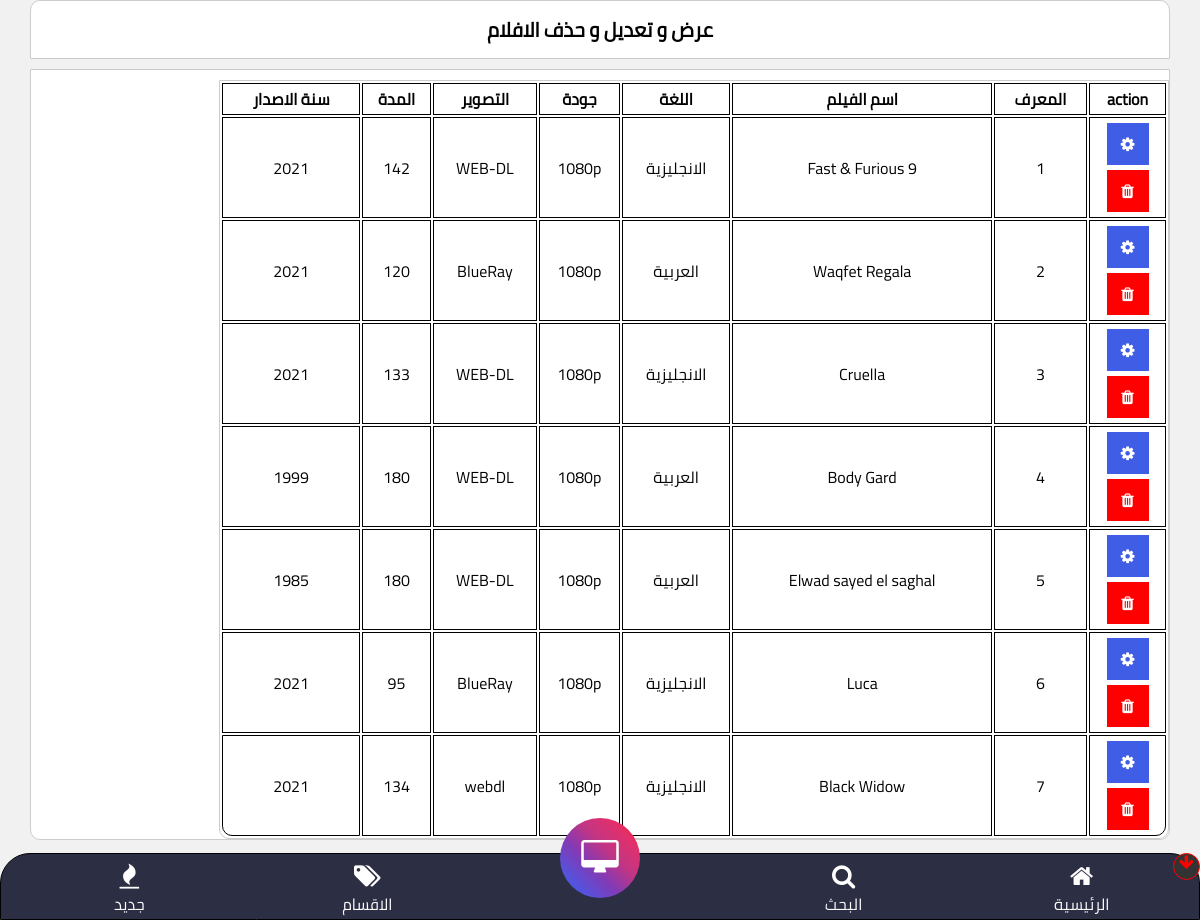
Page /controls/sh-movies.php (signed in) on the committed database.
### tables this page shows
CREATE TABLE `movies` (
  `MovieID` int(11) NOT NULL,
  `MovieName1` varchar(100) NOT NULL,
  `MovieName2` varchar(100) NOT NULL,
  `MovieCover` text NOT NULL,
  `MoviePageImdb` text NOT NULL,
  `MovieStory` varchar(500) NOT NULL,
  `MovieYear` int(5) NOT NULL,
  `MovieLang` varchar(50) NOT NULL,
  `MovieCountry` varchar(50) NOT NULL,
  `MovieQualiy` varchar(10) NOT NULL,
  `VideoQality` varchar(10) NOT NULL,
  `MovieLength` int(4) NOT NULL,
  `MovieTrans` text NOT NULL,
  `Volume1080` varchar(8) NOT NULL,
  `Volume720` varchar(8) NOT NULL,
  `Volume480` varchar(8) NOT NULL,
  `Volume360` varchar(8) NOT NULL,
  `Volume244` varchar(8) NOT NULL,
  `Volume144` varchar(8) NOT NULL,
  `MovieTrai` text NOT NULL,
  `CatName` varchar(20) NOT NULL,
  `Watch1080` text NOT NULL,
  `Watch720` text NOT NULL,
  `Watch480` text NOT NULL,
  `Watch360` text NOT NULL,
  `Watch244` text NOT NULL,
  `Watch144` text NOT NULL,
  `download1080` text NOT NULL,
  `download720` text NOT NULL,
  `download480` text NOT NULL,
  `download360` text NOT NULL,
  `download244` text NOT NULL,
  `download144` text NOT NULL,
  `actor1` varchar(200) NOT NULL,
  `actor2` varchar(200) NOT NULL,
  `actor3` varchar(200) NOT NULL,
  `actor4` varchar(200) NOT NULL,
  `Act1Role` varchar(50) NOT NULL,
  `Act2Role` varchar(50) NOT NULL,
  `Act3Role` varchar(50) NOT NULL,
  `Act4Role` varchar(50) NOT NULL,
  `AddType` varchar(15) NOT NULL,
  `IMDBRate` varchar(5) NOT NULL
);

### controls/sh-movies.php (the view, shortened to what this page needs)
<?php
require_once '../config.php';
include_once '../bottom-nav.php';
$sqlselect = "SELECT * FROM movies";
$result = mysqli_query($conn, $sqlselect);
if ($result->num_rows > 0) {
  echo '
  <div class="cont">
  <p class="title">عرض و تعديل و حذف الافلام</p>
  <div class="table-box">
    <table>
      <tr>
        <th>action</th>
        <th>المعرف</th>
        <th>اسم الفيلم</th>
        <th>اللغة</th>
        <th>جودة</th>
        <th>التصوير</th>
        <th>المدة</th>
        <th>سنة الاصدار</th>
      </tr>
  ';
  while ($row = $result->fetch_assoc()) {
    echo '
    <tr>
    <td>
      <span><a href="edit-movie.php?' . $row['MovieID'] . '"><i class="fa fa-cog"></a></i></span>
      <span><a href="delete-movie.php?' . $row['MovieID'] . '"><i class="fa fa-trash"></i></a></span>
    </td>
    <td>' . $row['MovieID'] .  '</td>
    <td>' . $row['MovieName1'] . '</td>
    <td>' . $row['MovieLang'] . '</td>
    <td>' . $row['MovieQualiy'] . '</td>
    <td>' . $row['VideoQality'] . '</td>
    <td>' . $row['MovieLength'] . '</td>
    <td>' . $row['MovieYear'] . '</td>
  </tr>
    ';
  }
  echo '
      </table>
    </div>
  </div>
    ';
}
?>
<!DOCTYPE html>
<html lang="en">
<head>
  <link rel="stylesheet" href="css/sh-series.css">
</head>
<body>
</body>
</html>

### controls/css/normal.css (style rules this page uses)
html { line-height: 1.15; -webkit-text-size-adjust: 100%; }
body { margin: 0; }
a { background-color: transparent; }

### controls/css/sh-series.css (style rules this page uses)
body { background-color: #f1f1f1; direction: rtl; margin-bottom: 80px; }
.cont { width: 95%; margin: auto; }
.title { padding: 10px 0; text-align: center; font-weight: bold; font-size: 20px; border-top-right-radius: 10px; border-top-left-radius: 10px; border: 1px solid #ccc; background-color: #fff; }
table { margin-top: 10px; border: 1px solid #ccc; background-color: #fff; border-bottom-right-radius: 10px; border-bottom-left-radius: 10px; width: 100%; text-align: center; overflow: scroll; width: 950px; }
.table-box { margin-top: 10px; overflow: scroll; border: 1px solid #ccc; background-color: #fff; border-bottom-right-radius: 10px; border-bottom-left-radius: 10px; }
table td { border: 1px solid #000; }
table th { border: 1px solid #000; }
table tr:last-of-type td:last-of-type { border-bottom-left-radius: 10px; }
table tr:last-of-type td:first-of-type { border-bottom-right-radius: 10px; }
table td span { display: block; width: 40px; margin: 5px auto; height: 40px; line-height: 40px; background-color: #405de6; border: 1px solid #405de6; color: #fff; cursor: pointer; transition: all .3s; }
table td span a { color: #fff; display: block; width: 100%; height: 100%; }
table td span a i { line-height: 40px !important; }
table td span:last-of-type { background-color: #f00; border: 1px solid #f00; transition: all .3s; }

### bottom-nav.php (style rules this page uses)
* { padding: 0; margin: 0; }
html { line-height: unset; }
body { font-family: cairo, Arial, Helvetica, sans-serif; }
a { text-decoration: none; }

### rows in the picture
movies: MovieID "1", MovieName1 "Fast & Furious 9", MovieLang "الانجليزية", MovieQualiy "1080p", VideoQality "WEB-DL", MovieLength "142", MovieYear "2021"
movies: MovieID "2", MovieName1 "Waqfet Regala", MovieLang "العربية", MovieQualiy "1080p", VideoQality "BlueRay", MovieLength "120", MovieYear "2021"
movies: MovieID "3", MovieName1 "Cruella", MovieLang "الانجليزية", MovieQualiy "1080p", VideoQality "WEB-DL", MovieLength "133", MovieYear "2021"
movies: MovieID "4", MovieName1 "Body Gard", MovieLang "العربية", MovieQualiy "1080p", VideoQality "WEB-DL", MovieLength "180", MovieYear "1999"
movies: MovieID "5", MovieName1 "Elwad sayed el saghal", MovieLang "العربية", MovieQualiy "1080p", VideoQality "WEB-DL", MovieLength "180", MovieYear "1985"
movies: MovieID "6", MovieName1 "Luca", MovieLang "الانجليزية", MovieQualiy "1080p", VideoQality "BlueRay", MovieLength "95", MovieYear "2021"
movies: MovieID "7", MovieName1 "Black Widow", MovieLang "الانجليزية", MovieQualiy "1080p", VideoQality "webdl", MovieLength "134", MovieYear "2021"
